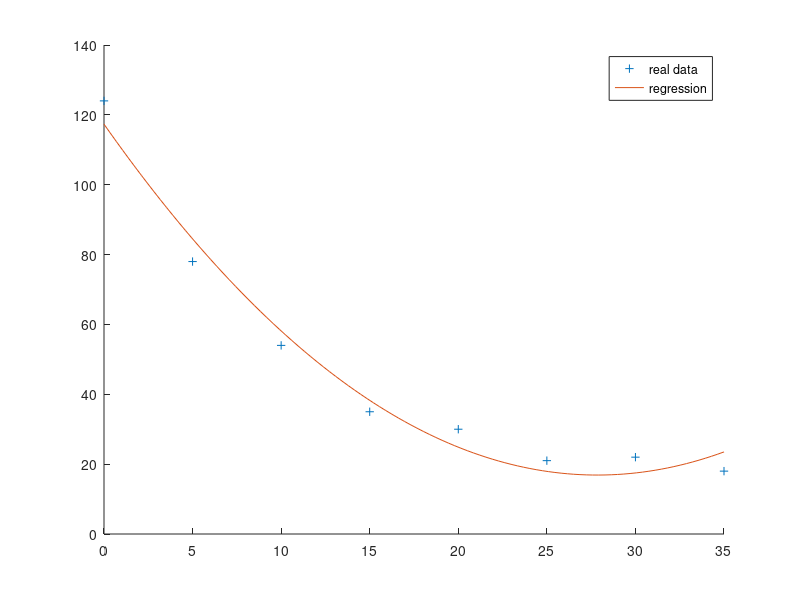

Source code (MATLAB):
close; clc; clear;
% initial data
h = [0, 5, 10, 15, 20, 25, 30, 35]';
moisture = [124, 78, 54, 35, 30, 21, 22, 18]';

hold
plot(h, moisture,'+')
n = length(moisture);
% use linear leastquare to find coefficients
% of the function of y = a + b*x + c*x^2
A = [ones(n, 1), h, h.^2];
N = A'*A;
coef = N^-1*A'* moisture;
h1 = linspace(min(h), max(h), 100);
f = @(x)coef(1) + coef(2)*x + coef(3)*x.^2;
plot(h1, f(h1))
legend("real data", "regression")
fprintf("coefficents a, b, c are: %5.2f %5.2f %5.2f\n", ...
  coef(1), coef(2), coef(3))
fprintf("prediction at h = 40 is %5.2f\n", f(40))
% variance
meanvalue = sum(h)/n;
variancex = 0;
for i = 1:n
  variancex = variancex + (h(i)-meanvalue)^2;
end
variancex = variancex/n;
g = @(x)coef(2) + 2*coef(3)*x;
variancey = g(meanvalue)^2 * variancex;
fprintf("variance of y %5.2f", variancey)
